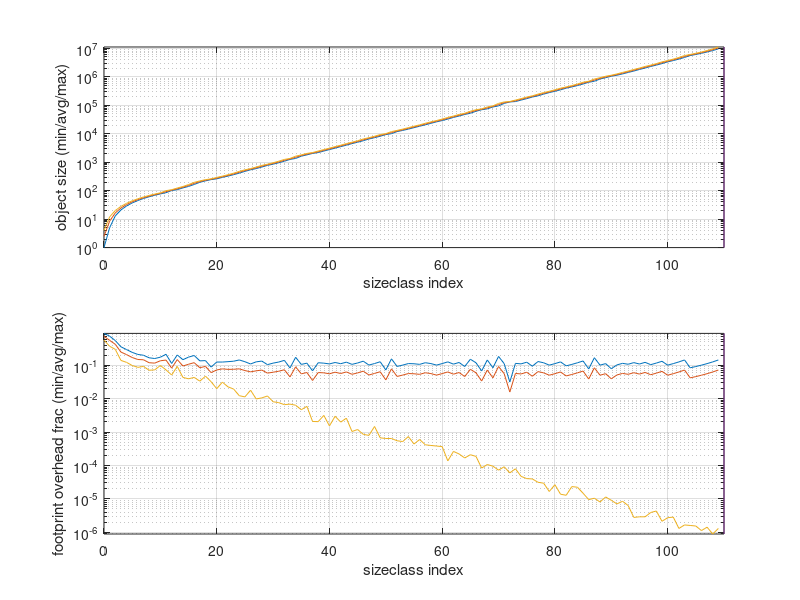

The MATLAB source for this figure:
close all
clear all

align         = 8;
sb_hdr        = 24;
alloc_hdr     = 4;
lg_cgroup_max = 4;

obj_cnt_min       = 8;
obj_cnt_max       = 64;
obj_footprint_min = align;
obj_footprint_max = 10*2^20;
root_sb_footprint = 2^26;  % Current implementation limits this to <=2^26
gamma             = (obj_cnt_min+1) / obj_cnt_min;

szc_cnt = 0;
sb_lvl  = 0;

sb_footprint         = root_sb_footprint;
obj_footprint_target = obj_footprint_max;
while obj_footprint_target>=obj_footprint_min,

  % Determine the superblock size and object count for this object
  % footprint target

  ofp = align*round( obj_footprint_target / align );
  while 1,
    ocnt = floor( (sb_footprint - sb_hdr) / ofp );
    if ocnt<=obj_cnt_max, break; endif

    % More than obj_cnt_max objects fit into the current superblock.
    % Pick a new superblock size to be the smallest object footprint in
    % an already computed sizeclass sufficient to hold a superblock with
    % obj_cnt_min ofp sized objects.  If there are none (i.e. the needed
    % superblock size is larger than the object footprints for all the
    % already computed sizeclasses), use the already computed sizeclass
    % with the largest object footprint (the resulting superblock for
    % ofp sized objects will have fewer than obj_cnt_min objects but
    % that's unavoidable).

    idx = find( obj_footprint >= sb_hdr + ofp*obj_cnt_min, 1, 'last' );
    if isempty(idx), idx = 1; endif
    sb_footprint = obj_footprint( idx );
    sb_lvl++;
  endwhile

  if ~((2<=ocnt) & (ocnt<=64)), error( 'hmmm' ); endif

  szc_cnt++;
  obj_footprint   (szc_cnt) = align*floor( (sb_footprint - sb_hdr) / (align*ocnt) );
  obj_cnt         (szc_cnt) = ocnt;
  parent_footprint(szc_cnt) = sb_footprint;
  cgroup_mask     (szc_cnt) = 2^min( sb_lvl, lg_cgroup_max ) - 1;

  obj_footprint_target /= gamma;
endwhile

% Sort by object footprint, discarding redundant and/or runt sizeclasses

[~,idx] = unique( obj_footprint, 'first' );
obj_footprint    = obj_footprint   (idx);
obj_cnt          = obj_cnt         (idx);
parent_footprint = parent_footprint(idx);
cgroup_mask      = cgroup_mask     (idx);

keep = diff(obj_footprint) > 0.25*(gamma-1)*obj_footprint(1:(end-1));
keep(end+1) = 1;

obj_footprint    = obj_footprint   (keep);
obj_cnt          = obj_cnt         (keep);
parent_footprint = parent_footprint(keep);
cgroup_mask      = cgroup_mask     (keep);

szc_cnt = length(obj_footprint);

% Determine sizeclass nesting

for szc=1:szc_cnt,
  pfp  = sb_hdr + obj_cnt(szc)*obj_footprint(szc);
  pszc = find( pfp<=obj_footprint, 1, 'first' );
  if isempty(pszc),
    parent_footprint(szc) = root_sb_footprint;
    parent_szc(szc)       = szc_cnt+1;
  else
    parent_footprint(szc) = obj_footprint(pszc);
    parent_szc(szc)       = pszc;
  endif
endfor

szc_thresh = szc_cnt;

printf( '/* This table autogenerated\n'                                        );
printf( '     align             %i\n',      align                              );
printf( '     alloc_hdr         %i\n',      alloc_hdr                          );
printf( '     sb_hdr            %i\n',      sb_hdr                             );
printf( '     lg_cgroup_max     %i\n',      lg_cgroup_max                      );
printf( '     obj_cnt_min       %i\n',      obj_cnt_min                        );
printf( '     obj_cnt_max       %i\n',      obj_cnt_max                        );
printf( '     obj_footprint_min %i\n',      obj_footprint_min                  );
printf( '     obj_footprint_max %i\n',      obj_footprint_max                  );
printf( '     root_sb_footprint %i\n',      root_sb_footprint                  );
printf( '     gamma             %.6e */\n', gamma                              );
printf( '\n'                                                                   );
printf( '#define FD_ALLOC_SUPERBLOCK_ALIGN          (%uUL)\n', align                       );
printf( '#define FD_ALLOC_SUPERBLOCK_LG_ALIGN       (%u)\n',   log2( align )               );
printf( '#define FD_ALLOC_SIZECLASS_CNT             (%uUL)\n', szc_cnt                     );
printf( '#define FD_ALLOC_SIZECLASS_ITER_MAX        (%uUL)\n', ceil( log2( szc_cnt ) )     );
printf( '#define FD_ALLOC_ROOT_SUPERBLOCK_FOOTPRINT (%uUL)\n', max( parent_footprint )     );
printf( '#define FD_ALLOC_FOOTPRINT_SMALL_THRESH    (%uUL)\n', obj_footprint( szc_thresh ) );
printf( '\n' );
printf( 'static fd_alloc_sizeclass_cfg_t const fd_alloc_sizeclass_cfg[ FD_ALLOC_SIZECLASS_CNT ] = {\n' );

overhead = parent_footprint - obj_cnt.*obj_footprint; % superblock header and superblock trailing padding

for szc=1:szc_cnt,
  printf( '  /* %3u */ { %10uU, (ushort)%3u, (uchar)%3u, (uchar)%3u }, // parent_footprint %10u (padding %u)%s\n', szc-1, obj_footprint(szc), parent_szc(szc)-1, obj_cnt(szc), cgroup_mask(szc), parent_footprint(szc), overhead(szc) - sb_hdr, ifelse( szc_thresh==szc, '  <-- SMALL_THRESH', '' ) );
endfor
printf( '};\n' );

obj_val_max = obj_footprint - alloc_hdr;
obj_val_min = shift(obj_val_max,1) + 1; obj_val_min(1) = 1;
obj_val_avg = 0.5*(obj_val_min+obj_val_max);

% Compute the amount of storage used by superblock per object

denom = parent_footprint./obj_cnt;

% Add in superblock nesting overheads (these are practically negligible)

amort = obj_cnt;
szc   = parent_szc;
while 1,
  live = szc<=szc_cnt;
  if ~any( live ), break; endif
  amort( live )  = amort( live ).*obj_cnt( szc( live ) );
  denom( live ) += overhead( szc( live ) ) ./ amort( live );
  szc  ( live )  = parent_szc( szc( live ) );
endwhile

eff_min = obj_val_min./denom;
eff_avg = obj_val_avg./denom;
eff_max = obj_val_max./denom;

szc_idx = 0:(szc_cnt-1);

subplot(2,1,1);
semilogy( szc_idx, [ obj_val_min; obj_val_avg; obj_val_max ] );
axis tight;
grid;
vv = axis; hold on; semilogy( [ szc_thresh szc_thresh ], [vv(3) vv(4)] ); hold off;
xlabel( 'sizeclass index' );
ylabel( 'object size (min/avg/max)' );

subplot(2,1,2);
semilogy( szc_idx, 1 - [eff_min; eff_avg; eff_max] );
axis tight;
grid;
vv = axis; hold on; semilogy( [ szc_thresh szc_thresh ], [vv(3) vv(4)] ); hold off;
xlabel( 'sizeclass index' );
ylabel( 'footprint overhead frac (min/avg/max)' );
